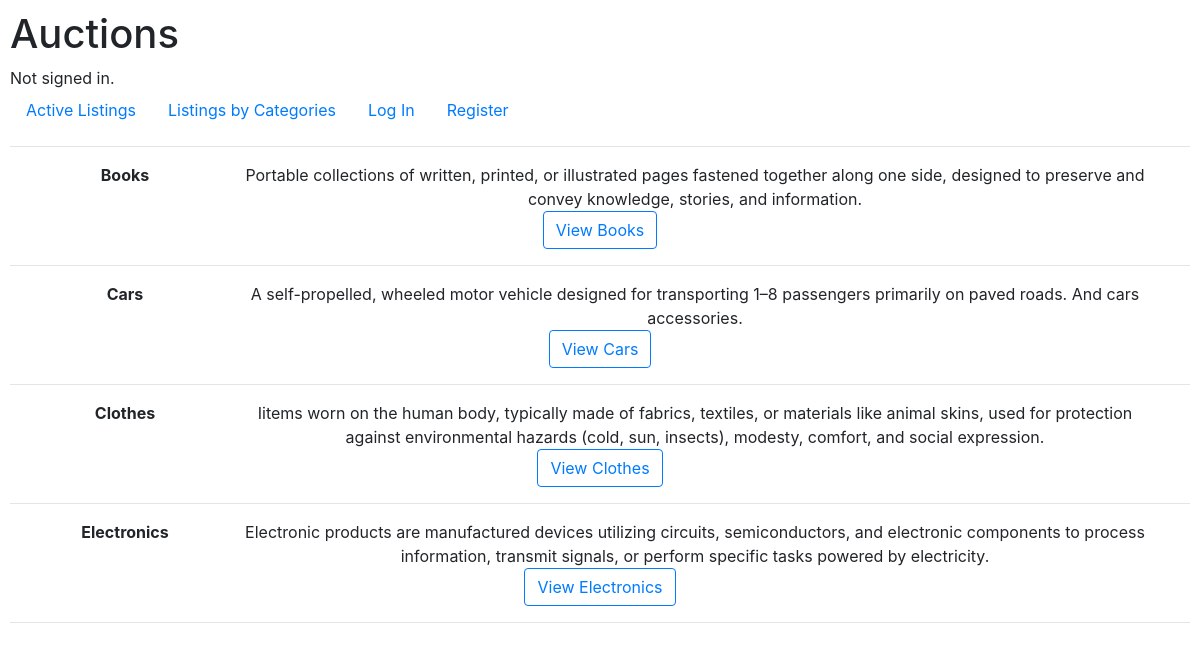
Page /categories/ on the committed database.
### auctions/models.py (models this page shows, shortened)
class Category(models.Model):
    name = models.CharField(max_length=64, unique=True)
    description = models.CharField(max_length=500)

### auctions/views.py (the view)
# urls.py: path("categories/", views.categories, name="categories")
def categories(request):
    return render(request, "auctions/categories.html", {
        "categories": Category.objects.all().order_by("name")
    })

### auctions/templates/auctions/categories.html
{% extends "auctions/layout.html" %}
{% block body %}
    {% for category in categories %}
        <div class="container text-center">
            <div class="row">
                <div class="col-2">
                    <b>{{ category.name }}</b>
                </div>
                <div class="col">
                    {{ category.description }}
                </div>
            </div>
            <div class="row">
                <div class="col">
                    <a href="{% url 'index' %}?category={{ category.id }}">
                        <button class="btn btn-outline-primary">View {{ category.name }}</button>
                    </a>
                </div>
            </div>
        </div>
        <hr class="hr" />
    {% endfor %}
{% endblock %}

### auctions/static/auctions/styles.css (style rules this page uses)
body { padding: 10px; }

### rows in the picture
Category: name "Books", description "Portable collections of written, printed, or illustrated pages fastened together along one side, designed to preserve and convey knowledge, stories, and information."
Category: name "Cars", description "A self-propelled, wheeled motor vehicle designed for transporting 1–8 passengers primarily on paved roads. And cars accessories."
Category: name "Clothes", description "Iitems worn on the human body, typically made of fabrics, textiles, or materials like animal skins, used for protection against environmental hazards (cold, sun, insects), modesty, comfort, and social expression."
Category: name "Electronics", description "Electronic products are manufactured devices utilizing circuits, semiconductors, and electronic components to process information, transmit signals, or perform specific tasks powered by electricity."
